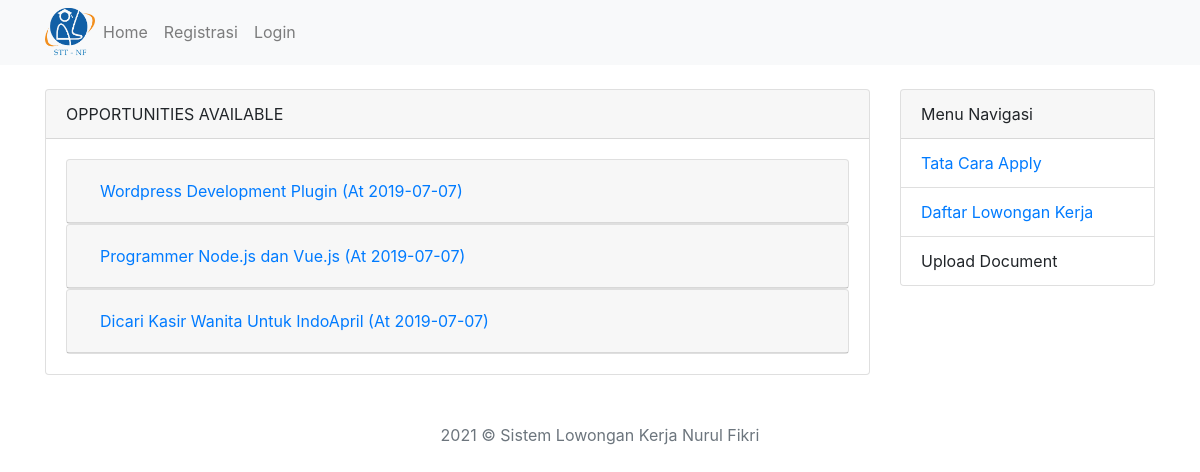
Before: /index.php/page/career with the older database file.
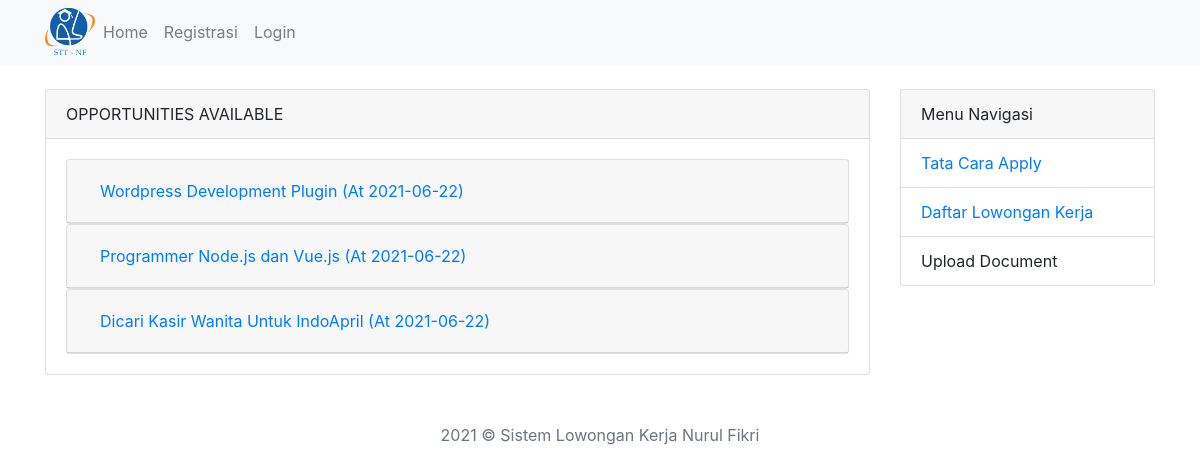
After: the same page with the newer database file.
### tables this page shows
CREATE TABLE `info_loker` (
  `id` int(11) NOT NULL AUTO_INCREMENT,
  `info` varchar(100) NOT NULL,
  `jabatan` varchar(20) NOT NULL,
  `bagian` varchar(20) NOT NULL,
  `tanggal_akhir` date NOT NULL,
  `tanggal` date NOT NULL,
  PRIMARY KEY (`id`)
);

### application/libraries/Template.php (called while the page is built, shortened)
<?php
class Template
{
  var $template_data = array();
  function set($name, $value)
  {
    $this->template_data[$name] = $value;
  }
  function load($template = '', $view = '', $view_data = array(), $return = false)
  {
    $this->CI = &get_instance();
    $this->set('content_view', $this->CI->load->view($view, $view_data, true));
    return $this->CI->load->view($template, $this->template_data, $return);
  }
}

### application/controllers/Page.php (called while the page is built, shortened)
<?php
class Page extends CI_Controller {
	public function career()
	{
		$this->db->order_by('id' ,'DESC');
		$data['careers'] = $this->db->get('info_loker')->result();
		$this->template->load('template','page/career',$data);
	}
}

### index.php (called while the page is built, shortened)
<?php
require_once BASEPATH.'core/CodeIgniter.php';

### application/views/page/career.php (the view, shortened to what this page needs)
<div class="row mt-4">
	<div class="col-md-9">
		<div class="card">
			<div class="card-header">OPPORTUNITIES AVAILABLE</div>
			<div class="card-body">
				<div id="accordion">
				<?php foreach($careers as $c): ?>
				  <div class="card">
				    <div class="card-header" id="headingOne">
				      <h5 class="mb-0">
				        <button class="btn btn-link" data-toggle="collapse" data-target="#coll<?= $c->id ?>" aria-expanded="false" aria-controls="collapseOne">
				          <?= $c->info ?> (At <?= $c->tanggal ?>)
				        </button>
				      </h5>
				    </div>
				  </div>
				<?php endforeach; ?>
				</div>
			</div>
		</div>
	</div>
	<div class="col-md-3">
		<div class="card">
			<div class="card-header">Menu Navigasi</div>
			<ul class="list-group list-group-flush">
				<li class="list-group-item"><a href="<?= base_url('page/cara_apply') ?>">Tata Cara Apply</a></li>
				<li class="list-group-item"><a href="<?= base_url('page/career') ?>">Daftar Lowongan Kerja</a></li>
				<li class="list-group-item">Upload Document</li>
			</ul>
		</div>
	</div>
</div>

### application/views/template.php (shortened to what this page needs)
<!DOCTYPE html>
<html>
<head>
	<link rel="stylesheet" type="text/css" href="<?= base_url() ?>/assets/vendor/bootstrap/css/bootstrap.min.css">
	<link rel="stylesheet" type="text/css" href="<?= base_url() ?>/assets/css/main.css">
</head>
<body>
<nav class="navbar navbar-expand-lg navbar-light bg-light">
<div class="container">
  <img src="<?= base_url() ?>/assets/img/logo-STT-NF-1-removebg-preview.png" width="50px">
  <div class="collapse navbar-collapse" id="navbarSupportedContent">
    <ul class="navbar-nav mr-auto">
      <li class="nav-item">
        <a class="nav-link" href="<?= base_url('page') ?>">Home</a>
      </li>
      <?php if(! $this->session->has_userdata('username')): ?>
      <li class="nav-item">
        <a class="nav-link" href="<?= base_url('page/registrasi') ?>">Registrasi</a>
      </li>
      <li class="nav-itme">
        <a class="nav-link" href="<?= base_url('admin/login') ?>">Login</a>
      </li>
      <?php else: ?>
      <li class="nav-itme">
        <a class="nav-link" href="#" data-toggle="modal" data-target="#logoutModal">Logout</a>
      </li>
      <?php endif; ?>
    </ul>
  </div>
 </div>
</nav>
<div class="container">
<?= $content_view ?>
</div>
<div class="footer text-center text-secondary mt-5 navbar-expand-lg navbar-bottom">
2021 &copy; Sistem Lowongan Kerja Nurul Fikri
</div>
</body>
</html>

Changed rows visible on the page:
changed info_loker "Wordpress Development Plugin": tanggal "2019-07-07" → "2021-06-22"
changed info_loker "Programmer Node.js dan Vue.js": tanggal "2019-07-07" → "2021-06-22"
changed info_loker "Dicari Kasir Wanita Untuk IndoApril": tanggal "2019-07-07" → "2021-06-22"
